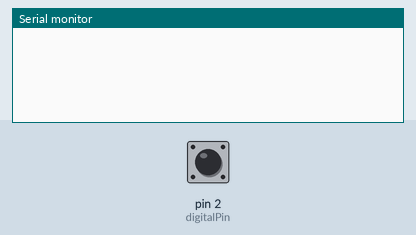
Recording of a sketch running on a simulated Arduino Uno, built with avr-gcc and run on an emulated ATmega328P. Parts: the last lines printed to the serial monitor. The inputs (shaded band) are chosen by the test bench; at power-on: pin 2 (digitalPin) HIGH.

Above: at 1.2 s.
1.3 s: pin 2 (digitalPin) pulled LOW for 0.15 s
At 2.4 s:
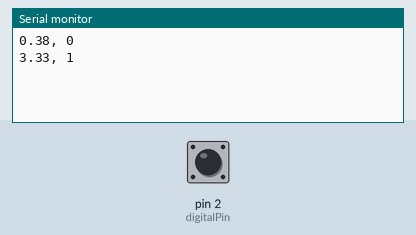
2.9 s: pin 2 (digitalPin) pulled LOW for 1 s
At 4.8 s:
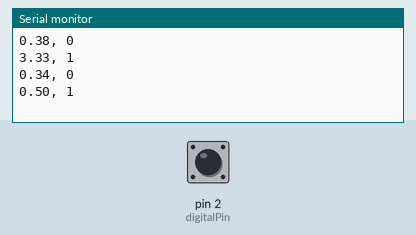
5.4 s: pin 2 (digitalPin) pulled LOW for 0.15 s
At 6.7 s:
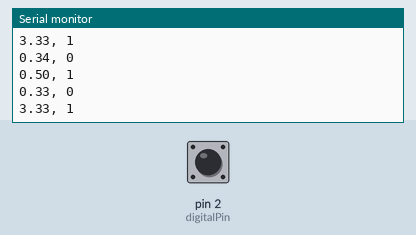
Timing chart, 0 to 8.4 s (numbered marks = the images above; inputs shaded):
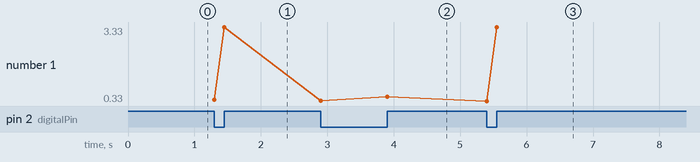

Measured:
- after the input at 1.3 s, the serial monitor: prints a new line at once (image 1)
- after the input at 2.9 s, the serial monitor: prints a new line at once (image 2)
- after the input at 5.4 s, the serial monitor: prints a new line at once (image 3)
- plotted number 1: 3.33 → 0.5 after the input at 2.9 s, 0.5 → 3.33 after the input at 5.4 s

The sketch:

digital_read.ino
```cpp
const int digitalPin = 2;

volatile unsigned long lastChangeTime = 0;  // Store the last time the pin state changed (µs)
volatile unsigned long period = 0;         // Store the time between two state changes (µs)
volatile int lastState = HIGH;             // Store the last state of the pin
volatile bool stateChanged = false;        // Flag to indicate state change
float frequency = 0;                       // Store the calculated frequency

void setup() {
  Serial.begin(230400);
  pinMode(digitalPin, INPUT_PULLUP);
  attachInterrupt(digitalPinToInterrupt(digitalPin), stateChange, CHANGE);
}

void loop() {
  if (stateChanged) {
    stateChanged = false;  // Reset flag
    if (period > 0) {
      frequency = (1000000.0 / period) / 2;  // Convert period to Hz (period is in µs)
      Serial.print(frequency);
      Serial.print(", ");
      Serial.println(digitalRead(digitalPin));  // Print the current state
    }
  }
}

void stateChange() {
  unsigned long currentTime = micros();  // Use micros() for higher accuracy
  int currentState = digitalRead(digitalPin);

  if (currentState != lastState) {
    period = currentTime - lastChangeTime;  // Calculate period in µs
    lastChangeTime = currentTime;
    lastState = currentState;
    stateChanged = true;  // Set flag for main loop to process
  }
}
```
